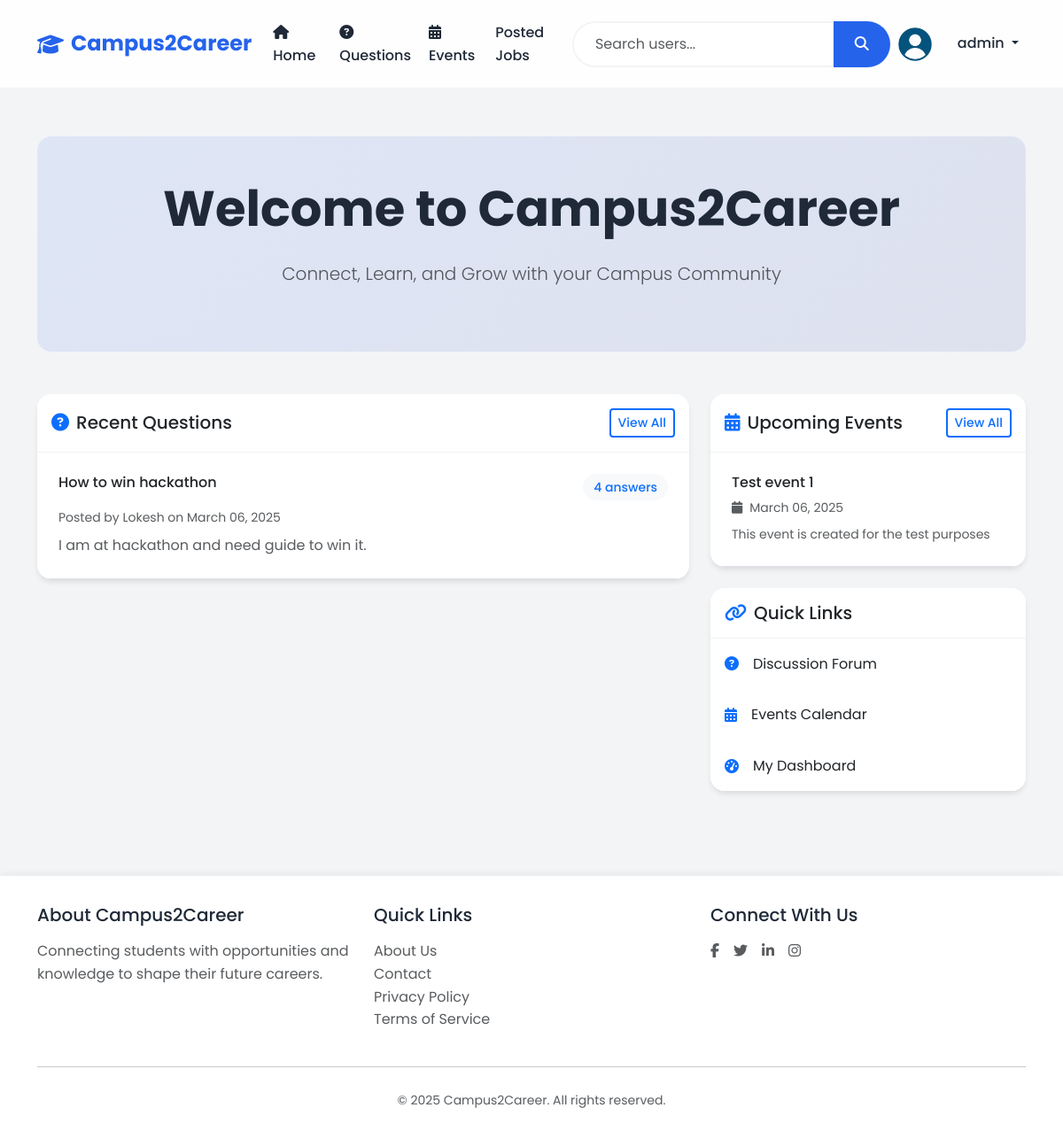
The page / (signed in) on the database as committed earlier.
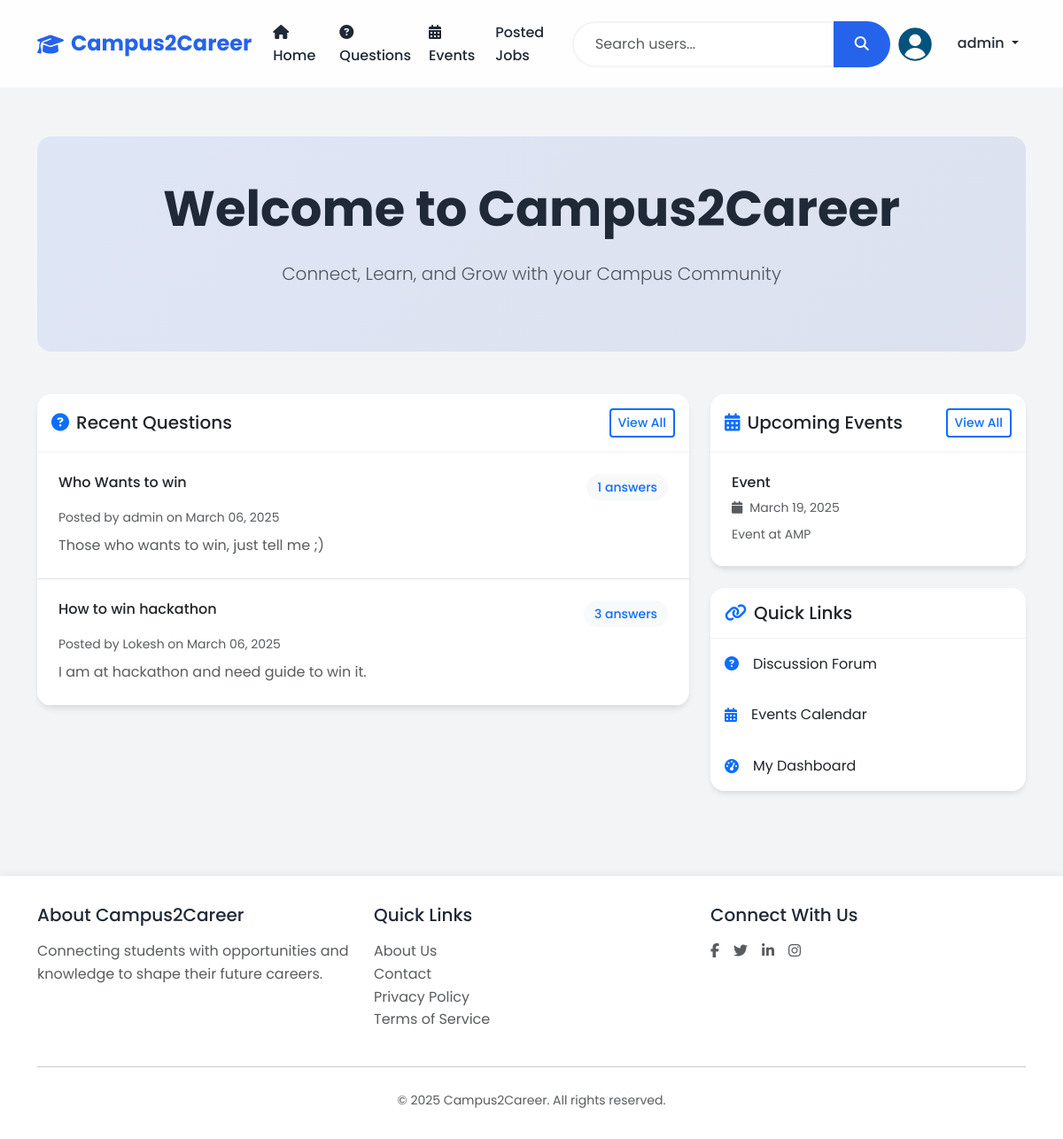
The same page on the database as committed later.
### models.py (models this page shows, shortened)
class Question(db.Model):
    id = db.Column(db.Integer, primary_key=True)
    title = db.Column(db.String(200), nullable=False)
    content = db.Column(db.Text, nullable=False)
    created_at = db.Column(db.DateTime, default=datetime.utcnow)
    user_id = db.Column(db.Integer, db.ForeignKey('user.id'), nullable=False)
    answers = db.relationship('Answer', backref='question', lazy=True, cascade='all, delete-orphan')

class User(UserMixin, db.Model):
    id = db.Column(db.Integer, primary_key=True)
    username = db.Column(db.String(80), unique=True, nullable=False)
    email = db.Column(db.String(120), unique=True, nullable=False)
    password_hash = db.Column(db.String(128))
    role = db.Column(db.String(20), nullable=False)  # student, alumni, teacher, admin
    contact = db.Column(db.String(15))
    dob = db.Column(db.Date)
    course = db.Column(db.String(50))  # For students
    profile_image = db.Column(db.String(120), default='noimg.jpg')
    created_at = db.Column(db.DateTime, default=datetime.utcnow)
    questions = db.relationship('Question', backref='author', lazy=True, cascade='all, delete-orphan')
    answers = db.relationship('Answer', backref='author', lazy=True, cascade='all, delete-orphan')
    events = db.relationship('Event', backref='creator', lazy=True, cascade='all, delete-orphan')
    jobs = db.relationship('Job', backref='poster', lazy=True, cascade='all, delete-orphan')

class Event(db.Model):
    id = db.Column(db.Integer, primary_key=True)
    title = db.Column(db.String(200), nullable=False)
    description = db.Column(db.Text, nullable=False)
    date = db.Column(db.DateTime, nullable=False)
    created_at = db.Column(db.DateTime, default=datetime.utcnow)
    created_by = db.Column(db.Integer, db.ForeignKey('user.id'), nullable=False)

### app.py (the view)
@app.route('/')
def index():
    events = Event.query.order_by(Event.date.desc()).limit(3).all()
    questions = Question.query.order_by(Question.created_at.desc()).limit(5).all()
    return render_template('index.html', events=events, questions=questions)

### app.py (called while the page is built)
@login_manager.user_loader
def load_user(user_id):
    return User.query.get(int(user_id))

### templates/index.html (shortened to what the changed rows need)
{% extends "base.html" %}
{% block content %}
<section class="hero-section text-center py-5 mb-5" style="margin-top: 2%;">
    <div class="container" >
        <h1 class="display-4 fw-bold mb-4" >Welcome to Campus2Career</h1>
    </div>
</section>
<div class="row g-4">
    <div class="col-lg-8">
        <div class="card">
            <div class="card-body p-0">
                {% if questions %}
                    {% for question in questions %}
                        <div class="p-4 border-bottom">
                            <div class="d-flex justify-content-between align-items-start mb-2">
                                <h4 class="h6 mb-0">
                                    <a href="{{ url_for('question_detail', id=question.id) }}"
                                       class="text-decoration-none text-dark">
                                        {{ question.title }}
                                    </a>
                                </h4>
                                <span class="badge bg-light text-primary">
                                    {{ question.answers|length }} answers
                                </span>
                            </div>
                            <p class="text-muted small mb-2">
                                Posted by {{ question.author.username }} on {{ question.created_at.strftime('%B %d, %Y') }}
                            </p>
                            <p class="mb-0 text-muted">
                                {{ question.content[:200] }}{% if question.content|length > 200 %}...{% endif %}
                            </p>
                        </div>
                    {% endfor %}
                {% endif %}
            </div>
        </div>
    </div>
    <div class="col-lg-4">
        <div class="card mb-4">
            <div class="card-body p-0">
                {% if events %}
                    {% for event in events %}
                        <div class="p-4 border-bottom">
                            <h4 class="h6 mb-2">{{ event.title }}</h4>
                            <p class="text-muted small mb-2">
                                <i class="fas fa-calendar me-2"></i>{{ event.date.strftime('%B %d, %Y') }}
                            </p>
                            <p class="mb-0 text-muted small">
                                {{ event.description[:100] }}{% if event.description|length > 100 %}...{% endif %}
                            </p>
                        </div>
                    {% endfor %}
                {% else %}
                    <div class="text-center py-4">
                        <i class="fas fa-calendar-times fa-2x text-muted mb-2"></i>
                        <p class="text-muted mb-0">No upcoming events.</p>
                    </div>
                {% endif %}
            </div>
        </div>
    </div>
</div>
{% endblock %}

Rows that differ between the two databases and show on the page:
added Question: title "Who Wants to win", answers|length "1", author.username "admin", created_at "March 06, 2025", content "Those who wants to win, just tell me ;)"
computed for Question "How to win hackathon": answers|length "4" → "3"
changed Event: title "Test event 1" → "Event"; date "March 06, 2025" → "March 19, 2025"; description "This event is created for the test purposes" → "Event at AMP"
